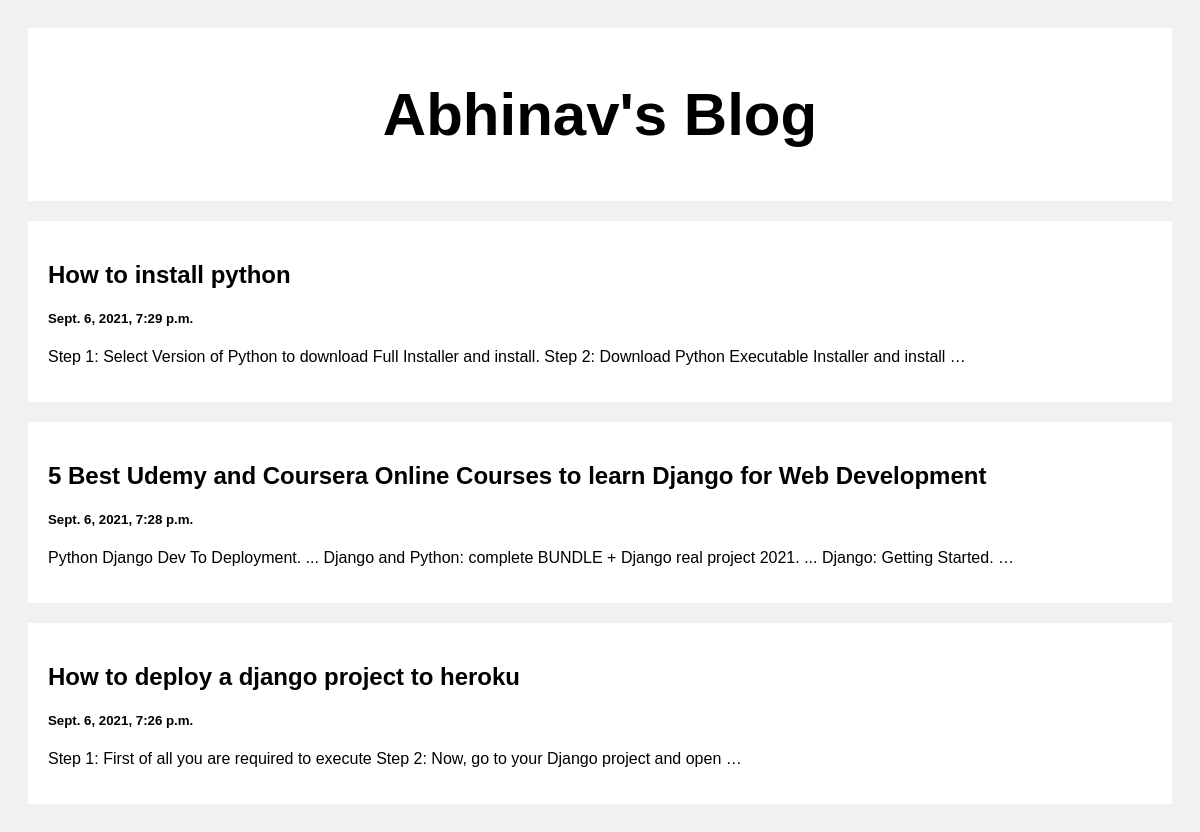
The page / on the database its author committed.
### posts/models.py (models this page shows)
class posts(models.Model):
    title= models.CharField(max_length=100)
    body= models.CharField(max_length=100000000000)
    created_at= models.DateTimeField(default=datetime.now,blank=True)

### posts/views.py (the view)
# urls.py: path('',views.index,name='index'),
def index(request):
    post= posts.objects.all()   #this will give a list of all the objecs we've made in our model
    return render(request,'index.html',{'posts':post})

### templates/index.html (shortened to what this page needs)
<!DOCTYPE html>
<html>
<head>
</head>
<body>
<div class="header">
  <h2>Abhinav's Blog</h2>
</div>
 <div class="row">
  <div class="leftcolumn">
    {% for post in posts reversed %}
    <div class="card">
      <a style="text-decoration: none; color: black;" href="/post/{{post.id}}">
        <h2>{{post.title}}</h2>
        <h5>{{post.created_at}}</h5>
        <p>{{post.body|truncatewords:20}}</p>
      </a>
    </div>
    {% endfor %}
  </div>
</div>
</body>
</html>

### templates/index.html (style rules this page uses)
* { box-sizing: border-box; }
body { font-family: Arial; padding: 20px; background: #f1f1f1; }
.header { padding: 2px; font-size: 40px; text-align: center; background: white; }
.leftcolumn { float: left; width: 100%; }
.card { background-color: white; padding: 20px; margin-top: 20px; }
.row:after { content: ""; display: table; clear: both; }

### rows shown on the page
posts: title "How to install python", created_at "Sept. 6, 2021, 7:29 p.m.", body "Step 1: Select Version of Python to download Full Installer and install. Step 2: Download Python Executable Installer and install …"
posts: title "5 Best Udemy and Coursera Online Courses to learn Django for Web Development", created_at "Sept. 6, 2021, 7:28 p.m.", body "Python Django Dev To Deployment. ... Django and Python: complete BUNDLE + Django real project 2021. ... Django: Getting Started. …"
posts: title "How to deploy a django project to heroku", created_at "Sept. 6, 2021, 7:26 p.m.", body "Step 1: First of all you are required to execute Step 2: Now, go to your Django project and open …"
